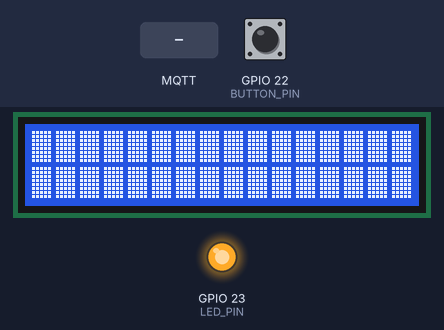
Bench run of a sketch on a simulated ESP32. Parts: 16×2 character LCD, output pins drawn as LEDs (lit = HIGH). Inputs (shaded band) come from the test bench; at power-on: GPIO 22 (BUTTON_PIN) HIGH. WiFi joins after 1.5 s; servers stay silent unless stated; EEPROM starts erased; no MQTT or app messages arrive unless stated; what the sketch prints to the serial monitor is not drawn.

Above: at 2.8 s.
2.9 s: MQTT message "1" arrives on the second subscribed topic
At 3.9 s:
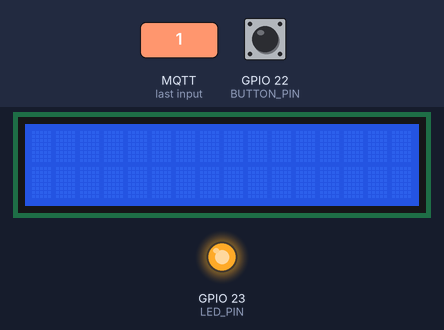
4.4 s: MQTT message "1" arrives on the first subscribed topic
At 5.0 s:
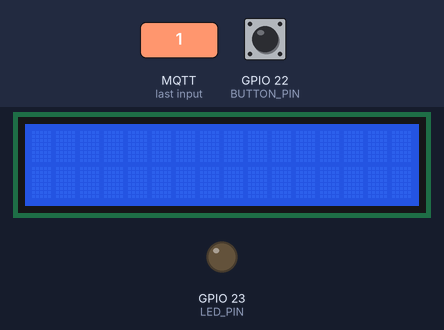
5.9 s: GPIO 22 (BUTTON_PIN) pulled LOW for 0.15 s
At 6.9 s:
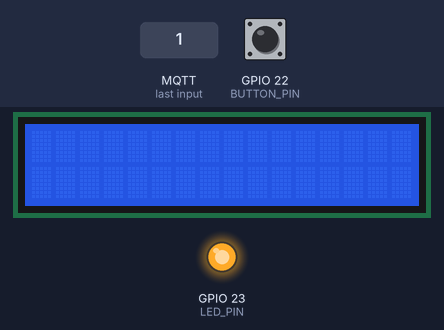
9.0 s: MQTT message "0" arrives on the first subscribed topic
At 9.7 s:
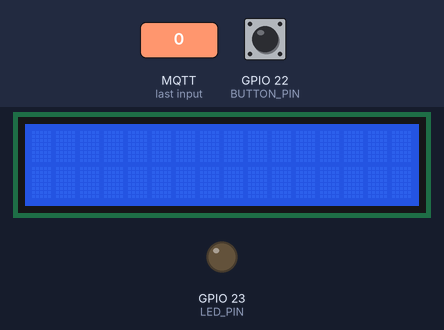
Timing chart, 0 to 12.0 s (numbered marks = the images above; inputs shaded):
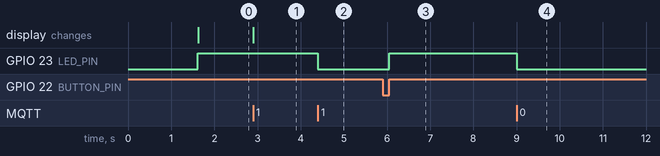

Measured:
- after the input at 2.9 s, the display: changes at once (image 1)
- after the input at 4.4 s, GPIO 23 (LED_PIN): HIGH → LOW at once
- after the input at 5.9 s, GPIO 23 (LED_PIN): LOW → HIGH after 0.15 s
- after the input at 9.0 s, GPIO 23 (LED_PIN): HIGH → LOW at once

The sketch:

test.ino
```cpp
#include <WiFi.h>
#include "GyverButton.h"
#include "PubSubClient.h"
#include "ArduinoJson.h"
#include <LiquidCrystal.h>
#include <EEPROM.h>
#include "TimerMs.h"

// Pins
const uint8_t LED_PIN = 23;
const uint8_t BUTTON_PIN = 22;

// WiFi
const char *ssid = ""; // Enter your WiFi name
const char *password = "";  // Enter WiFi password

// MQTT Broker
const char *mqtt_broker = "";                 // Адрес/доменное имя mqtt-брокера
const char *topic_button = "esp32/button";    // Инициализация топиков
const char *topic_display = "esp32/display";
const char *topic_update = "esp32/update";
const char *topic_status = "esp32/status";
// Топик - это такой раздел, в который отправляются
// сообщения (из него также можно получить сообщение)
// Обычно топик именуется иерархически, например house/kitchen/temperature ("дом/кухня/температура")
const char *mqtt_username = "admin";
const char *mqtt_password = "admin76767676";
const int mqtt_port = 1883;

WiFiClient espClient;
PubSubClient client(espClient);

LiquidCrystal lcd(19, 18, 17, 16, 15, 14);
GButton Button(BUTTON_PIN);

TimerMs saveTimer(3000, 0, 1);

struct Cfg
{
  bool isLedActive;
  char line1[17];
  char line2[17];
};

Cfg config;

// Обрабатывает входящие сообщения в топике.
// topic - название самого топика
// payload - json-сообщение топика
// length - длина сообщения топика
void callback(char *topic, byte *payload, unsigned int length)
{
  JsonDocument doc;
  DeserializationError error = deserializeJson(doc, payload); // разбивает json-сообщение в словарь doc
  if (error) {
    Serial.print(F("deserializeJson() failed: "));
    Serial.println(error.f_str());
    return;
  }

  if (strcmp(topic, topic_button) == 0) // Проверка, является ли топик топиком нажатия кнопки
  {
    config.isLedActive = doc["isLedActive"];
    UpdateLed();
    Serial.println(config.isLedActive);
  }
  else if (strcmp(topic, topic_display) == 0)
  {
    strcpy(config.line1, doc["line1"]);
    strcpy(config.line2, doc["line2"]);

    UpdateDisplay();
  }
  else
  {
    PublishConfig();
  }
}

// Отправляет в топик статуса json-сообщение со всеми текущими данными
void PublishConfig()
{
  JsonDocument doc;
  doc["isLedActive"] = config.isLedActive;
  doc["line1"] = config.line1;
  doc["line2"] = config.line2;
  String json;
  serializeJsonPretty(doc, json);
  client.publish(topic_status, json.c_str()); // Отправить json-сообщение в топик
}

void UpdateLed()
{
  digitalWrite(LED_PIN, config.isLedActive * 255);
  UpdateMemory();
}

void UpdateDisplay()
{
  lcd.clear();
  lcd.print(config.line1);
  lcd.setCursor(0, 1);
  lcd.print(config.line2);
  UpdateMemory();
}

void UpdateMemory()
{
  EEPROM.put(0, config);
  saveTimer.start();
}

void SaveConfig()
{
  EEPROM.commit();
  Serial.print("LED = ");
  Serial.print(config.isLedActive);
  Serial.print("; line1 = ");
  Serial.print(config.line1);
  Serial.print("; line2 = ");
  Serial.print(config.line2);
}

void ButtonClickEvent()
{
  config.isLedActive = !config.isLedActive;

  JsonDocument doc;
  doc["isLedActive"] = config.isLedActive;
  String json;
  serializeJsonPretty(doc, json);
  client.publish(topic_button, json.c_str());

  UpdateLed();
}

void setup()
{
  Serial.begin(115200);

  // Подключается к WiFi
  WiFi.begin(ssid, password);
  while (WiFi.status() != WL_CONNECTED)
  {
    delay(500);
    Serial.println("Connecting to WiFi..");
  }

  // Подключаемся к брокеру mqtt
  client.setServer(mqtt_broker, mqtt_port);
  client.setCallback(callback);
  while (!client.connected())
  {
      String client_id = "esp32-client-";
      client_id += String(WiFi.macAddress());
      Serial.printf("The client %s connects to the public MQTT broker\n", client_id.c_str());
      if (client.connect(client_id.c_str(), mqtt_username, mqtt_password))
      {
          Serial.println("Public EMQX MQTT broker connected");
      }
      else
      {
          Serial.print("failed with state ");
          Serial.print(client.state());
          delay(2000);
      }
  }

  pinMode(LED_PIN, OUTPUT);
  pinMode(BUTTON_PIN, INPUT);
  lcd.begin(16, 2);

  EEPROM.begin(512);
  EEPROM.get(0, config);
  UpdateLed();
  UpdateDisplay();
  saveTimer.stop();
  saveTimer.attach(SaveConfig);

  // Подписываемся на топики (будем получать сообщения в функции callback)
  client.subscribe(topic_button);
  client.subscribe(topic_display);
  client.subscribe(topic_update);
  PublishConfig();
}

void loop()
{
  saveTimer.tick();
  Button.tick();
  client.loop();

  if (Button.isClick())
  {
    ButtonClickEvent();
  }
}
```
